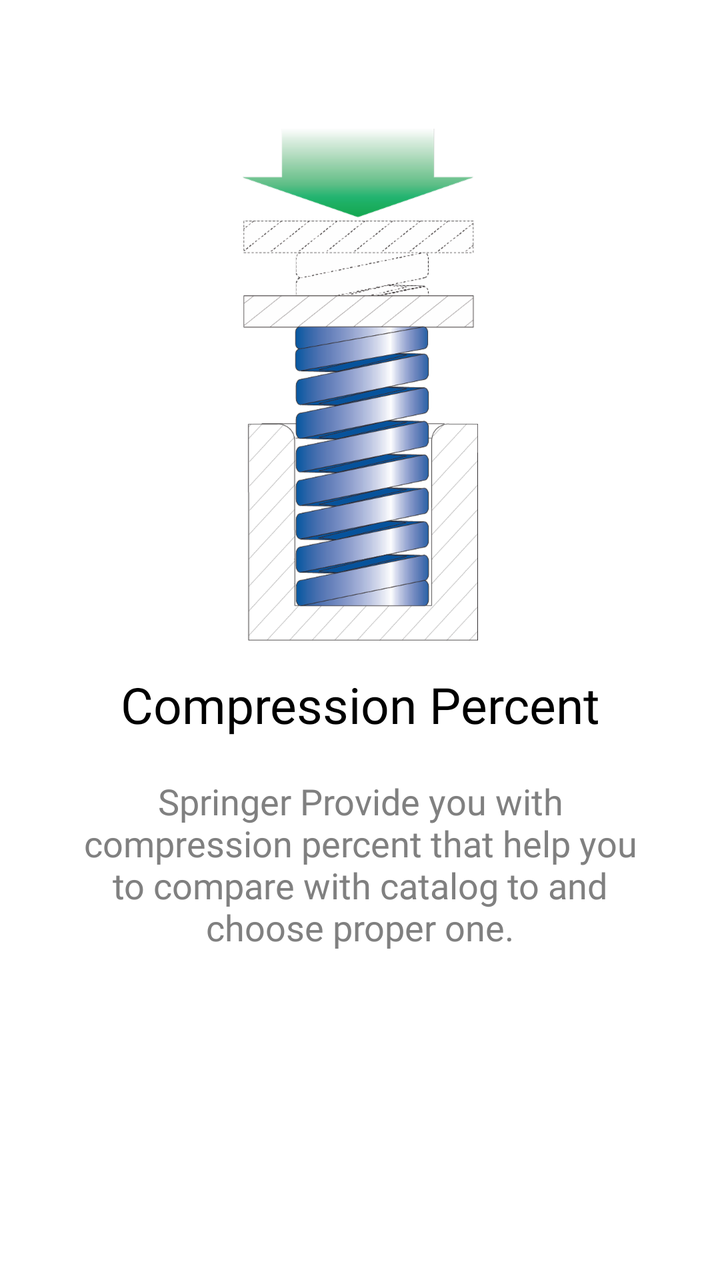
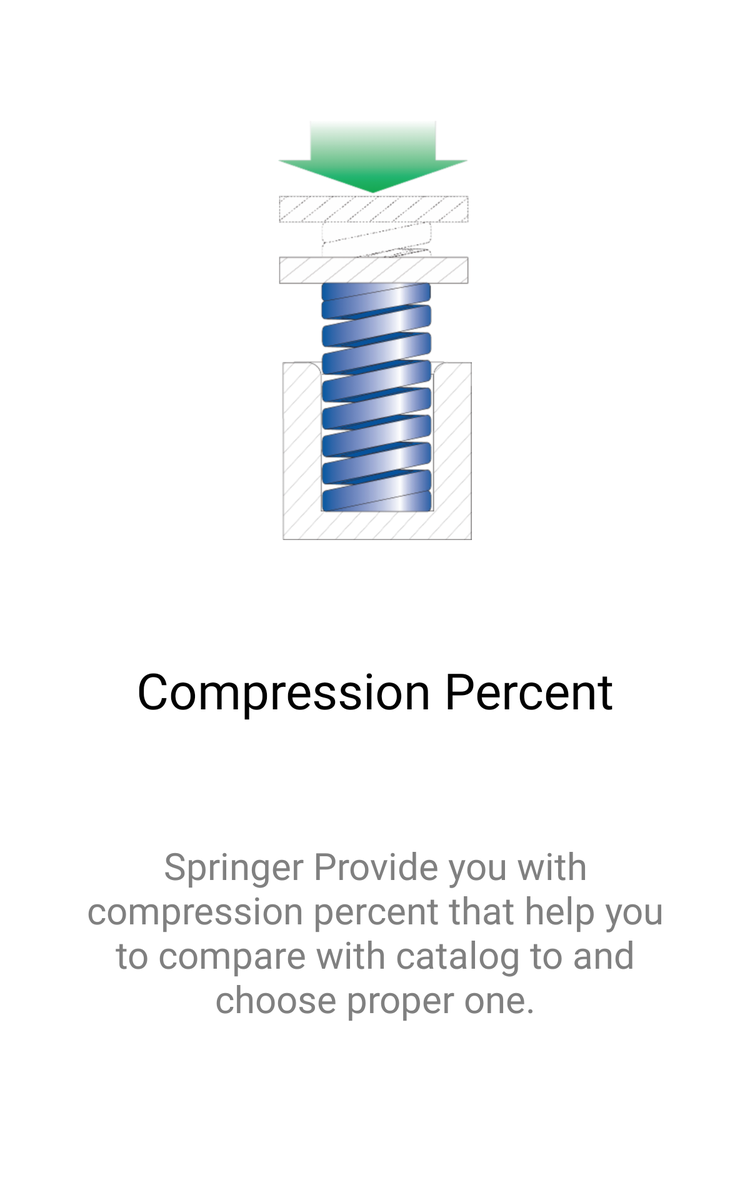

Two renders of one Android screen. The first uses the default layout on a phone; the second uses the alternative layout the repository ships for a different screen configuration, on a matching device. The two XML files are below.
<!-- AndroidManifest.xml: application theme AppTheme -->
<!-- res/layout/fragment_tutorial2.xml -->
<?xml version="1.0" encoding="utf-8"?>
<androidx.constraintlayout.widget.ConstraintLayout xmlns:android="http://schemas.android.com/apk/res/android"
    xmlns:app="http://schemas.android.com/apk/res-auto"
    xmlns:tools="http://schemas.android.com/tools"
    android:layout_width="match_parent"
    android:layout_height="match_parent"
    android:background="#ffffff"
    tools:context=".tutorial.Tutorial1">

    <androidx.constraintlayout.widget.Guideline
        android:id="@+id/tutorial2guideline"
        android:layout_width="wrap_content"
        android:layout_height="wrap_content"
        android:layout_marginTop="50dp"
        android:orientation="horizontal"
        app:layout_constraintEnd_toEndOf="parent"
        app:layout_constraintGuide_begin="20dp"
        app:layout_constraintGuide_percent="0.10"
        app:layout_constraintStart_toStartOf="parent"
        app:layout_constraintTop_toTopOf="parent" />

    <androidx.constraintlayout.widget.Guideline
        android:id="@+id/tutorial2guideline2"
        android:layout_width="wrap_content"
        android:layout_height="wrap_content"
        android:layout_marginTop="50dp"
        android:orientation="horizontal"
        app:layout_constraintEnd_toEndOf="parent"
        app:layout_constraintGuide_begin="20dp"
        app:layout_constraintGuide_percent="0.60"
        app:layout_constraintStart_toStartOf="parent"
        app:layout_constraintTop_toTopOf="parent" />


    <androidx.constraintlayout.widget.Guideline
        android:id="@+id/tutorial2guideline3"
        android:layout_width="wrap_content"
        android:layout_height="wrap_content"
        android:layout_marginTop="50dp"
        android:orientation="horizontal"
        app:layout_constraintEnd_toEndOf="parent"
        app:layout_constraintGuide_begin="20dp"
        app:layout_constraintGuide_percent="0.75"
        app:layout_constraintStart_toStartOf="parent"
        app:layout_constraintTop_toTopOf="parent" />

    <androidx.constraintlayout.widget.Guideline
        android:id="@+id/tutorial2verticalguide2"
        android:layout_width="wrap_content"
        android:layout_height="wrap_content"
        android:layout_marginStart="20dp"
        android:orientation="vertical"
        app:layout_constraintBottom_toBottomOf="parent"
        app:layout_constraintGuide_begin="311dp"
        app:layout_constraintGuide_percent="0.90"
        app:layout_constraintStart_toStartOf="parent"
        app:layout_constraintTop_toTopOf="parent" />

    <androidx.constraintlayout.widget.Guideline
        android:id="@+id/tutorial2verticalguide1"
        android:layout_width="wrap_content"
        android:layout_height="wrap_content"
        android:layout_marginStart="20dp"
        android:orientation="vertical"
        app:layout_constraintBottom_toBottomOf="parent"
        app:layout_constraintGuide_begin="20dp"
        app:layout_constraintGuide_percent="0.10"
        app:layout_constraintStart_toStartOf="parent"
        app:layout_constraintTop_toTopOf="parent" />

    <TextView
        android:id="@+id/tutorial2bigtext"
        android:layout_width="0dp"
        android:layout_height="wrap_content"
        android:text="Compression Percent"
        android:gravity="center"
        android:textAlignment="center"
        android:textColor="#000000"
        android:textSize="25sp"
        app:layout_constraintBottom_toTopOf="@+id/tutorial2guideline2"
        app:layout_constraintEnd_toStartOf="@+id/tutorial2verticalguide2"
        app:layout_constraintStart_toStartOf="@+id/tutorial2verticalguide1"
        app:layout_constraintTop_toBottomOf="@+id/tutorial2image" />

    <TextView
        android:id="@+id/tutorial2smalltext"
        android:layout_width="0dp"
        android:layout_height="wrap_content"
        android:gravity="center"
        android:text="Springer Provide you with compression percent that help you to compare with catalog to and  choose proper one."
        android:textAlignment="center"
        android:textColor="#808080"
        android:textSize="18sp"
        app:layout_constraintBottom_toTopOf="@+id/tutorial2guideline3"
        app:layout_constraintEnd_toStartOf="@+id/tutorial2verticalguide2"
        app:layout_constraintHorizontal_bias="0.6"
        app:layout_constraintStart_toStartOf="@+id/tutorial2verticalguide1"
        app:layout_constraintTop_toTopOf="@+id/tutorial2guideline2" />

    <ImageView
        android:id="@+id/tutorial2image"
        android:layout_width="wrap_content"
        android:layout_height="wrap_content"
        android:src="@drawable/tutorial2"
        app:layout_constraintEnd_toEndOf="parent"
        app:layout_constraintStart_toStartOf="parent"
        app:layout_constraintTop_toTopOf="@+id/tutorial2guideline" />


</androidx.constraintlayout.widget.ConstraintLayout>
<!-- resources referenced by this layout -->
<resources>
  <!-- drawable tutorial2: png bitmap (drawable-hdpi, 54629 bytes) -->
  <style name="AppTheme" parent="Theme.MaterialComponents.Light.NoActionBar">
          
          <item name="colorPrimary">@color/colorPrimary</item>
          <item name="colorPrimaryDark">@color/colorPrimaryDark</item>
          <item name="android:fontFamily">@font/varela_round</item>
          <item name="colorAccent">@color/colorAccent</item>
          <item name="android:itemBackground">#ffffff</item>
          <item name="android:textColor">#ffffff</item>
          <item name="android:windowActivityTransitions">true</item>
          <item name="android:windowContentTransitions">true</item>
      </style>
  <color name="colorPrimary">#00918E</color>
  <color name="colorPrimaryDark">#00918E</color>
  <color name="colorAccent">#00918E</color>
</resources>
<!-- res/layout-sw600dp/fragment_tutorial2.xml (the repository's variant of the layout above) -->
<!-- drawn on a 7-inch tablet held upright -->
<?xml version="1.0" encoding="utf-8"?>
<androidx.constraintlayout.widget.ConstraintLayout xmlns:android="http://schemas.android.com/apk/res/android"
    xmlns:app="http://schemas.android.com/apk/res-auto"
    xmlns:tools="http://schemas.android.com/tools"
    android:layout_width="match_parent"
    android:layout_height="match_parent"
    android:background="#ffffff"
    tools:context=".tutorial.Tutorial1">

    <androidx.constraintlayout.widget.Guideline
        android:id="@+id/tutorial2guideline"
        android:layout_width="wrap_content"
        android:layout_height="wrap_content"
        android:layout_marginTop="50dp"
        android:orientation="horizontal"
        app:layout_constraintEnd_toEndOf="parent"
        app:layout_constraintGuide_begin="20dp"
        app:layout_constraintGuide_percent="0.10"
        app:layout_constraintStart_toStartOf="parent"
        app:layout_constraintTop_toTopOf="parent" />

    <androidx.constraintlayout.widget.Guideline
        android:id="@+id/tutorial2guideline2"
        android:layout_width="wrap_content"
        android:layout_height="wrap_content"
        android:layout_marginTop="50dp"
        android:orientation="horizontal"
        app:layout_constraintEnd_toEndOf="parent"
        app:layout_constraintGuide_begin="20dp"
        app:layout_constraintGuide_percent="0.45"
        app:layout_constraintStart_toStartOf="parent"
        app:layout_constraintTop_toTopOf="parent" />


    <androidx.constraintlayout.widget.Guideline
        android:id="@+id/tutorial2guideline3"
        android:layout_width="wrap_content"
        android:layout_height="wrap_content"
        android:layout_marginTop="50dp"
        android:orientation="horizontal"
        app:layout_constraintEnd_toEndOf="parent"
        app:layout_constraintGuide_begin="20dp"
        app:layout_constraintGuide_percent="0.95"
        app:layout_constraintStart_toStartOf="parent"
        app:layout_constraintTop_toTopOf="parent" />

    <androidx.constraintlayout.widget.Guideline
        android:id="@+id/tutorial2verticalguide2"
        android:layout_width="wrap_content"
        android:layout_height="wrap_content"
        android:layout_marginStart="20dp"
        android:orientation="vertical"
        app:layout_constraintBottom_toBottomOf="parent"
        app:layout_constraintGuide_begin="311dp"
        app:layout_constraintGuide_percent="0.90"
        app:layout_constraintStart_toStartOf="parent"
        app:layout_constraintTop_toTopOf="parent" />

    <androidx.constraintlayout.widget.Guideline
        android:id="@+id/tutorial2verticalguide1"
        android:layout_width="wrap_content"
        android:layout_height="wrap_content"
        android:layout_marginStart="20dp"
        android:orientation="vertical"
        app:layout_constraintBottom_toBottomOf="parent"
        app:layout_constraintGuide_begin="20dp"
        app:layout_constraintGuide_percent="0.10"
        app:layout_constraintStart_toStartOf="parent"
        app:layout_constraintTop_toTopOf="parent" />

    <TextView
        android:id="@+id/tutorial2bigtext"
        android:layout_width="0dp"
        android:layout_height="wrap_content"
        android:text="Compression Percent"
        android:gravity="center"
        android:textAlignment="center"
        android:textColor="#000000"
        android:textSize="40sp"
        app:layout_constraintBottom_toTopOf="@+id/tutorial2smalltext"
        app:layout_constraintEnd_toStartOf="@+id/tutorial2verticalguide2"
        app:layout_constraintStart_toStartOf="@+id/tutorial2verticalguide1"
        app:layout_constraintTop_toBottomOf="@+id/tutorial2image" />

    <TextView
        android:id="@+id/tutorial2smalltext"
        android:layout_width="0dp"
        android:layout_height="wrap_content"
        android:gravity="center"
        android:text="Springer Provide you with compression percent that help you to compare with catalog to and  choose proper one."
        android:textAlignment="center"
        android:textColor="#808080"
        android:textSize="30sp"
        app:layout_constraintBottom_toTopOf="@+id/tutorial2guideline3"
        app:layout_constraintEnd_toStartOf="@+id/tutorial2verticalguide2"
        app:layout_constraintHorizontal_bias="0.6"
        app:layout_constraintStart_toStartOf="@+id/tutorial2verticalguide1"
        app:layout_constraintTop_toBottomOf="@+id/tutorial2bigtext" />

    <ImageView
        android:id="@+id/tutorial2image"
        android:layout_width="0dp"
        android:layout_height="0dp"
        android:src="@drawable/tutorial2"
        app:layout_constraintBottom_toTopOf="@+id/tutorial2guideline2"
        app:layout_constraintEnd_toEndOf="parent"
        app:layout_constraintStart_toStartOf="parent"
        app:layout_constraintTop_toTopOf="@+id/tutorial2guideline" />


</androidx.constraintlayout.widget.ConstraintLayout>
